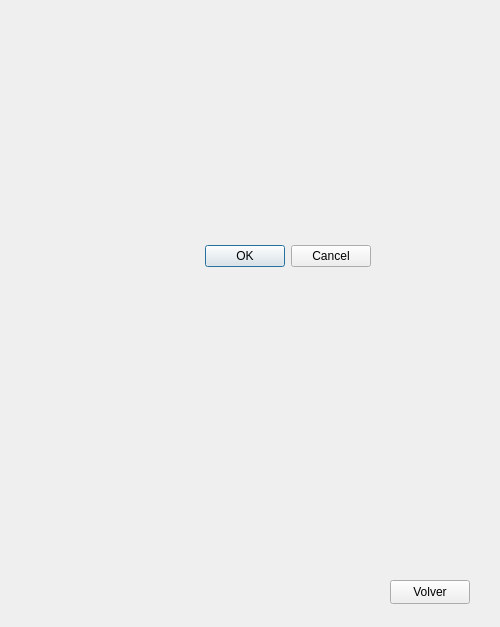
<?xml version="1.0" encoding="UTF-8"?>
<ui version="4.0">
 <class>SearchWindow</class>
 <widget class="QDialog" name="SearchWindow">
  <property name="geometry">
   <rect>
    <x>0</x>
    <y>0</y>
    <width>500</width>
    <height>627</height>
   </rect>
  </property>
  <property name="windowTitle">
   <string>Dialog</string>
  </property>
  <widget class="QDialogButtonBox" name="buttonBox">
   <property name="geometry">
    <rect>
     <x>30</x>
     <y>240</y>
     <width>341</width>
     <height>32</height>
    </rect>
   </property>
   <property name="orientation">
    <enum>Qt::Horizontal</enum>
   </property>
   <property name="standardButtons">
    <set>QDialogButtonBox::Cancel|QDialogButtonBox::Ok</set>
   </property>
  </widget>
  <widget class="QPushButton" name="volver">
   <property name="geometry">
    <rect>
     <x>390</x>
     <y>580</y>
     <width>80</width>
     <height>24</height>
    </rect>
   </property>
   <property name="text">
    <string>Volver</string>
   </property>
  </widget>
 </widget>
 <resources/>
 <connections>
  <connection>
   <sender>buttonBox</sender>
   <signal>accepted()</signal>
   <receiver>SearchWindow</receiver>
   <slot>accept()</slot>
   <hints>
    <hint type="sourcelabel">
     <x>248</x>
     <y>254</y>
    </hint>
    <hint type="destinationlabel">
     <x>157</x>
     <y>274</y>
    </hint>
   </hints>
  </connection>
  <connection>
   <sender>buttonBox</sender>
   <signal>rejected()</signal>
   <receiver>SearchWindow</receiver>
   <slot>reject()</slot>
   <hints>
    <hint type="sourcelabel">
     <x>316</x>
     <y>260</y>
    </hint>
    <hint type="destinationlabel">
     <x>286</x>
     <y>274</y>
    </hint>
   </hints>
  </connection>
 </connections>
</ui>
